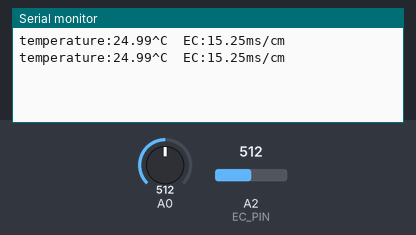
Simulated run of this sketch. Board: Arduino Uno, built with avr-gcc and run on an emulated ATmega328P. Shown: the last lines printed to the serial monitor. The test bench sets the inputs (shaded band); at power-on: A0 = 512, A2 (EC_PIN) = 512.

Above: at 2.8 s.
2.9 s: A0 set to 716
At 3.8 s:
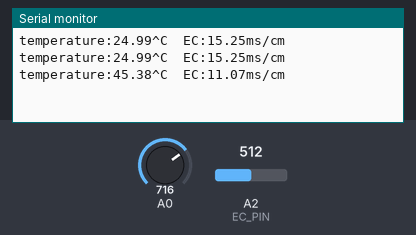
4.4 s: A2 (EC_PIN) set to 716
At 5.7 s:
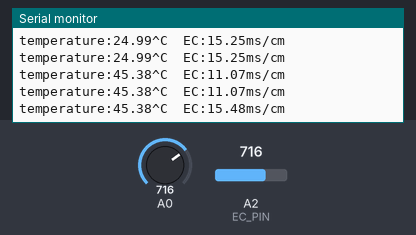
5.9 s: A0 set to 900
At 6.8 s:
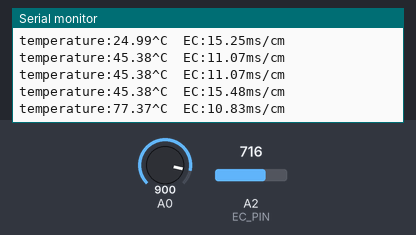
7.4 s: A2 (EC_PIN) set to 900
At 8.4 s:
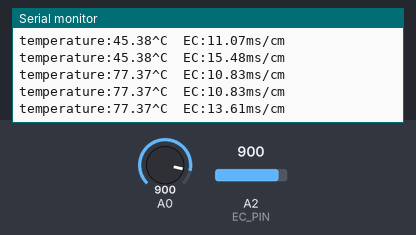
Timing chart, 0 to 9.9 s (numbered marks = the images above; inputs shaded):
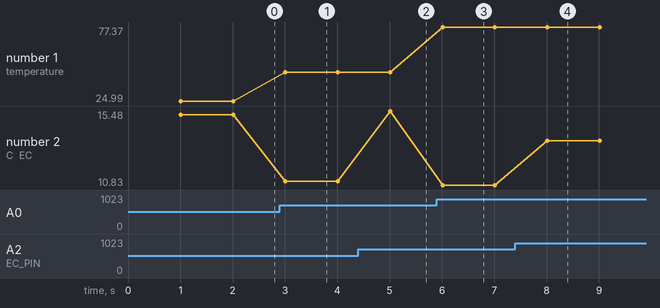

Measured:
- after the input at 2.9 s, the serial monitor: prints a new line after 0.11 s (image 1)
- after the input at 4.4 s, the serial monitor: prints a new line after 0.61 s (image 2)
- after the input at 5.9 s, the serial monitor: prints a new line after 0.11 s (image 3)
- after the input at 7.4 s, the serial monitor: prints a new line after 0.61 s (image 4)
- plotted number 1: 24.99 → 45.38 after the input at 2.9 s, 45.38 → 77.37 after the input at 5.9 s
- plotted number 2: 15.25 → 11.07 after the input at 2.9 s, 11.07 → 15.48 after the input at 4.4 s, 15.48 → 10.83 after the input at 5.9 s, 10.83 → 13.61 after the input at 7.4 s

The sketch:

ECProbeCalibration.ino
```cpp
// (licence header left out)
#include "DFRobot_EC.h"
#include <EEPROM.h>

#define EC_PIN A2
int T_power=6;      //Thermistor power pin
int C_power=5;      //Central GND power pin (for EC and pressure sensor)
float voltage,ecValue,temperature = 25;
DFRobot_EC ec;

void setup()
{ pinMode (T_power, OUTPUT);
  pinMode (C_power, OUTPUT);
  digitalWrite(T_power, HIGH);
  pinMode (C_power, HIGH);
  Serial.begin(9600);
  ec.begin();
}

void loop()
{
    static unsigned long timepoint = millis();
    if(millis()-timepoint>1000U)  //time interval: 1s
    {
      timepoint = millis();
      voltage = analogRead(EC_PIN)/1024.0*5000;  // read the voltage

      int T = analogRead(A0);       //measure temperature
      float T_V = T*3.3/1024.0;
      float T_R = 10.0/T_V*(3.3-T_V);
      temperature = 1/(2.772539*pow(10,-3) + 2.50767*pow(10,-4)*log(T_R) + 3.37884*pow(10,-7)*pow(log(T_R),3))-273.15; //calibrated temperature reading
      delay(5);

      ecValue =  ec.readEC(voltage,temperature);  // convert voltage to EC with temperature compensation
      Serial.print("temperature:");
      Serial.print(temperature);
      Serial.print("^C  EC:");
      Serial.print(ecValue,2);
      Serial.println("ms/cm");
    }
    ec.calibration(voltage,temperature);  // calibration process by Serail CMD
}

float readTemperature()
{

}
```
